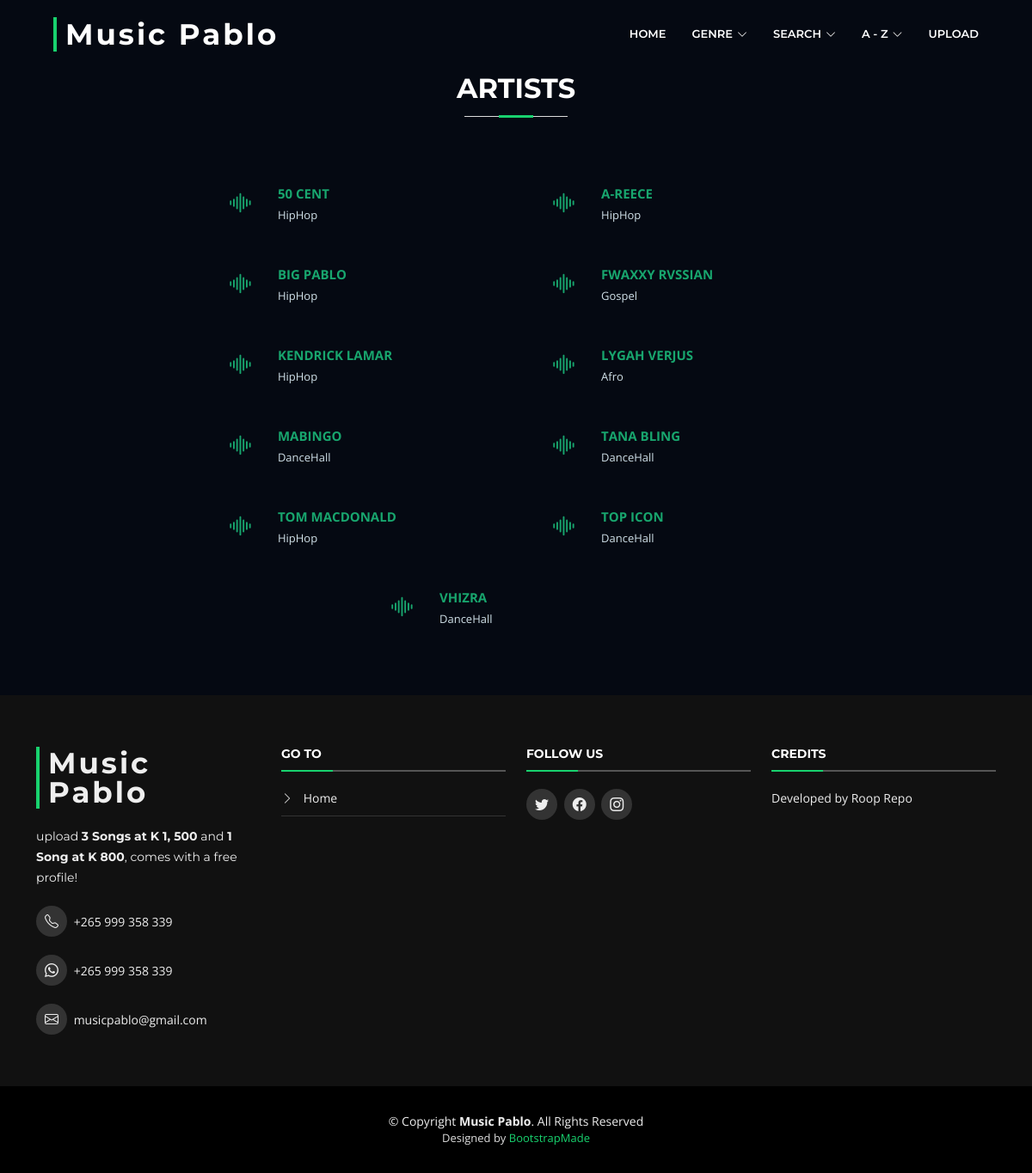
Screenshot of /alla.php with the database file from the repository.
### tables this page shows
CREATE TABLE `artists` (
  `id` int(200) NOT NULL,
  `artist` varchar(200) NOT NULL,
  `link` varchar(200) NOT NULL,
  `genre` varchar(200) NOT NULL,
  `picture` varchar(200) NOT NULL
);

### alla.php (the view, shortened to what this page needs)
<?php
  include 'conn.php';
?>
<!DOCTYPE html>
<html lang="en">
<head>
  <link href="assets/vendor/animate.css/animate.min.css" rel="stylesheet">
  <link href="assets/vendor/aos/aos.css" rel="stylesheet">
  <link href="assets/vendor/bootstrap/css/bootstrap.min.css" rel="stylesheet">
  <link href="assets/vendor/bootstrap-icons/bootstrap-icons.css" rel="stylesheet">
  <link href="assets/vendor/glightbox/css/glightbox.min.css" rel="stylesheet">
  <link href="assets/vendor/swiper/swiper-bundle.min.css" rel="stylesheet">
  <link href="assets/css/style.css" rel="stylesheet">
</head>
<body>
  <header id="header" class="fixed-top d-flex align-items-center header-transparent">
    <div class="container-fluid">
      <div class="row justify-content-center align-items-center">
        <div class="col-xl-11 d-flex align-items-center justify-content-between">
          <h1 class="logo"><a href="index.php">Music Pablo</a></h1>
          <nav id="navbar" class="navbar">
            <ul>
              <li><a class="nav-link scrollto" href="index.php">Home</a></li>
              <li class="dropdown"><a href="#"><span>Genre</span> <i class="bi bi-chevron-down"></i></a>
              </li>
              <li class="dropdown"><a href="#"><span>Search</span> <i class="bi bi-chevron-down"></i></a>
              </li>
              <li class="dropdown dropdown1"><a href="#"><span>A - Z</span> <i class="bi bi-chevron-down"></i></a>
              </li>
              <li><a class="nav-link scrollto" href="#footer">Upload</a></li>
            </ul>
          </nav>
        </div>
      </div>
    </div>
  </header>
  <main id="main">
    <section id="topten">
      <div class="container" data-aos="fade-up">
        <header class="section-header section-header-new">
          <br>
          <h3>Artists</h3>
        </header>
        <br>
        <div class="row">
        <div class="col-12 box1" data-aos="fade-up" data-aos-delay="100">
            <br>
            <?php
            $sql = "SELECT * FROM artists ORDER BY artist";
            $result = mysqli_query($conn,$sql);
            while($row=mysqli_fetch_array($result)){
              $artist = $row['artist'];
              $link = $row['link'];
              $genre = $row['genre'];
              echo"
              <div class='col-12 col-lg-4 col-md-4 boxSmall p-2'>
                <div class='single-artist'>
                  <div class='col-3'>
                    <a href='$link'><span class='bi bi-soundwave iconx'></span></a>
                  </div>
                  <div class='col-9 small-box-one'>
                    <p><span class='aname'><a href='$link'>$artist</a></span><br><a class='sname' href='genre/$genre.php'>$genre</a></p>
                  </div>
                </div>
              </div>
              ";
            }
            ?>
          </div>
        </div>
      </div>
    </section>
  </main>
  <footer id="footer">
    <div class="footer-top">
      <div class="container">
        <div class="row">
          <div class="col-lg-3 col-md-6 footer-info">
            <h3>Music Pablo</h3>
            <p>
              upload <b>3 Songs at K 1, 500</b> and <b>1 Song at K 800</b>, comes with a free profile!
            </p>
            <br>
            <div class="social-links">
              <a href="tel:+265999358339" class="twitter"><i class="bi bi-telephone"></i></a> +265 999 358 339<br><br>
              <a href="tel:+265999358339" class="facebook"><i class="bi bi-whatsapp"></i></a> +265 999 358 339<br><br>
              <a href="mailto:musicpablo@gmail.com" class="instagram"><i class="bi bi-envelope"></i></a> musicpablo@gmail.com
            </div>
          </div>
          <div class="col-lg-3 col-md-6 footer-links">
            <h4>Go To</h4>
            <ul>
              <li><i class="bi bi-chevron-right"></i> <a href="index.php">Home</a></li>
            </ul>
          </div>
          <div class="col-lg-3 col-md-6 footer-contact">
            <h4>Follow Us</h4>
            <div class="social-links">
              <a href="#" class="twitter"><i class="bi bi-twitter"></i></a>
              <a href="#" class="facebook"><i class="bi bi-facebook"></i></a>
              <a href="#" class="instagram"><i class="bi bi-instagram"></i></a>
            </div>
          </div>
          <div class="col-lg-3 col-md-6 footer-newsletter">
            <h4>Credits</h4>
            <p>Developed by Roop Repo</p>
          </div>
        </div>
      </div>
    </div>
    <div class="container">
      <div class="copyright">
        &copy; Copyright <strong>Music Pablo</strong>. All Rights Reserved
      </div>
      <div class="credits">
        Designed by <a href="https://bootstrapmade.com/">BootstrapMade</a>
      </div>
    </div>
  </footer>
</body>
</html>

### assets/css/style.css (style rules this page uses)
body { background: #fff; color: #666666; font-family: "Open Sans", sans-serif; }
a { color: #18d26e; transition: 0.5s; text-decoration: none; }
p { padding: 0; margin: 0 0 30px 0; }
h1, h2, h3, h4, h5, h6 { font-family: "Montserrat", sans-serif; font-weight: 400; margin: 0 0 20px 0; padding: 0; }
#header { transition: all 0.5s; z-index: 997; background: rgba(0, 0, 0, 0.9); height: 80px; }
#header.header-transparent { background: transparent; }
#header .logo { font-size: 34px; margin: 0; padding: 0; font-family: "Montserrat", sans-serif; font-weight: 700; letter-spacing: 3px; padding-left: 10px; border-left: 4px solid #18d26e; }
#header .logo a { color: #fff; }
.navbar { padding: 0; }
.navbar ul { margin: 0; padding: 0; display: flex; list-style: none; align-items: center; }
.navbar li { position: relative; }
.navbar a, .navbar a:focus { display: flex; align-items: center; justify-content: space-between; padding: 10px 0 10px 30px; font-family: "Montserrat", sans-serif; font-size: 13px; font-weight: 600; color: #fff; white-space: nowrap; text-transform: uppercase; transition: 0.3s; }
.navbar a i, .navbar a:focus i { font-size: 12px; line-height: 0; margin-left: 5px; }
section { overflow: hidden; }
.section-header h3 { font-size: 32px; color: #111; text-transform: uppercase; text-align: center; font-weight: 700; position: relative; padding-bottom: 15px; }
.section-header h3::before { content: ""; position: absolute; display: block; width: 120px; height: 1px; background: #ddd; bottom: 1px; left: calc(50% - 60px); }
.section-header h3::after { content: ""; position: absolute; display: block; width: 40px; height: 3px; background: #18d26e; bottom: 0; left: calc(50% - 20px); }
#topten { background: rgb(0, 0, 0) center top no-repeat fixed; background-size: cover; padding: 60px 0 40px 0; position: relative; }
#topten::before { content: ""; position: absolute; left: 0; right: 0; top: 0; bottom: 0; background: rgb(5, 9, 18); z-index: 9; }
#topten .container { position: relative; z-index: 10; }
#footer { background: #000; padding: 0 0 30px 0; color: #eee; font-size: 14px; }
#footer .footer-top { background: #111; padding: 60px 0 30px 0; }
#footer .footer-top .footer-info { margin-bottom: 30px; }
#footer .footer-top .footer-info h3 { font-size: 34px; margin: 0 0 20px 0; padding: 2px 0 2px 10px; line-height: 1; font-family: "Montserrat", sans-serif; font-weight: 700; letter-spacing: 3px; border-left: 4px solid #18d26e; }
#footer .footer-top .footer-info p { font-size: 14px; line-height: 24px; margin-bottom: 0; font-family: "Montserrat", sans-serif; color: #eee; }
#footer .footer-top .social-links a { display: inline-block; background: #333; color: #eee; line-height: 1; margin-right: 4px; border-radius: 50%; width: 36px; height: 36px; transition: 0.3s; display: inline-flex; align-items: center; justify-content: center; }
#footer .footer-top .social-links a i { line-height: 0; font-size: 16px; }
#footer .footer-top h4 { font-size: 14px; font-weight: bold; color: #fff; text-transform: uppercase; position: relative; padding-bottom: 12px; }
#footer .footer-top h4::before, #footer .footer-top h4::after { content: ""; position: absolute; left: 0; bottom: 0; height: 2px; }
#footer .footer-top h4::before { right: 0; background: #555; }
#footer .footer-top h4::after { background: #18d26e; width: 60px; }
#footer .footer-top .footer-links { margin-bottom: 30px; }
#footer .footer-top .footer-links ul { list-style: none; padding: 0; margin: 0; }
#footer .footer-top .footer-links ul i { padding-right: 8px; color: #ddd; }
#footer .footer-top .footer-links ul li { border-bottom: 1px solid #333; padding: 10px 0; }
#footer .footer-top .footer-links ul li:first-child { padding-top: 0; }
#footer .footer-top .footer-links ul a { color: #eee; }
#footer .footer-top .footer-contact { margin-bottom: 30px; }
#footer .footer-top .footer-newsletter { margin-bottom: 30px; }
#footer .copyright { text-align: center; padding-top: 30px; }
#footer .credits { text-align: center; font-size: 13px; color: #ddd; }

### alla.php (style rules this page uses)
.section-header-new h3 { color: #fff; }
.aname { color: #fff; font-weight: bold; text-transform: uppercase; font-size: 15px; }
.aname a { color: #18A66E; }
.sname { text-transform: capitalize; font-size: 13px; color: #D1E1E9; }
.iconx { font-size: 30px; color: #18A66E; }
.box1 { text-align: center; }
.box1 .boxSmall { display: inline-flex; }
.single-artist { width: 100%; display: inline-flex; }
.small-box-one { text-align: left; }

### rows the page displays
artists: artist "50 CENT", genre "HipHop"
artists: artist "A-REECE", genre "HipHop"
artists: artist "BIG PABLO", genre "HipHop"
artists: artist "FWAXXY RVSSIAN", genre "Gospel"
artists: artist "KENDRICK LAMAR", genre "HipHop"
artists: artist "LYGAH VERJUS", genre "Afro"
artists: artist "MABINGO", genre "DanceHall"
artists: artist "TANA BLING", genre "DanceHall"
artists: artist "TOM MACDONALD", genre "HipHop"
artists: artist "TOP ICON", genre "DanceHall"
artists: artist "VHIZRA", genre "DanceHall"
